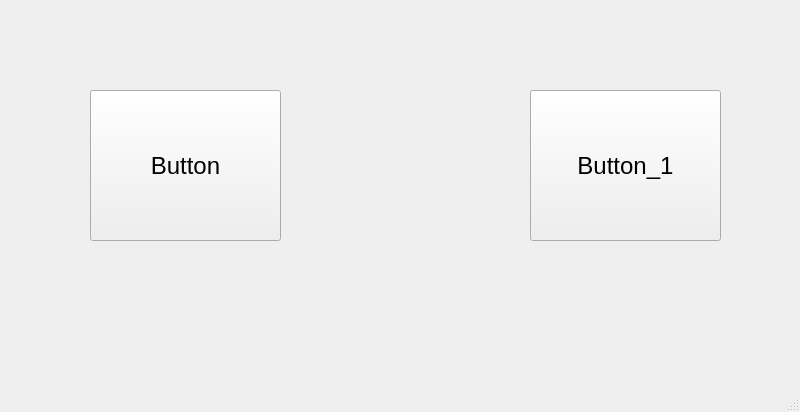
<?xml version="1.0" encoding="UTF-8"?>
<ui version="4.0">
 <class>MainWindow</class>
 <widget class="QMainWindow" name="MainWindow">
  <property name="geometry">
   <rect>
    <x>0</x>
    <y>0</y>
    <width>800</width>
    <height>412</height>
   </rect>
  </property>
  <property name="font">
   <font>
    <pointsize>8</pointsize>
   </font>
  </property>
  <property name="windowTitle">
   <string>Status bar</string>
  </property>
  <widget class="QWidget" name="centralwidget">
   <widget class="QPushButton" name="pushButton">
    <property name="geometry">
     <rect>
      <x>90</x>
      <y>90</y>
      <width>191</width>
      <height>151</height>
     </rect>
    </property>
    <property name="font">
     <font>
      <pointsize>18</pointsize>
     </font>
    </property>
    <property name="text">
     <string>Button</string>
    </property>
   </widget>
   <widget class="QPushButton" name="pushButton_2">
    <property name="geometry">
     <rect>
      <x>530</x>
      <y>90</y>
      <width>191</width>
      <height>151</height>
     </rect>
    </property>
    <property name="font">
     <font>
      <pointsize>18</pointsize>
     </font>
    </property>
    <property name="text">
     <string>Button_1</string>
    </property>
   </widget>
  </widget>
  <widget class="QMenuBar" name="menubar">
   <property name="geometry">
    <rect>
     <x>0</x>
     <y>0</y>
     <width>800</width>
     <height>19</height>
    </rect>
   </property>
  </widget>
  <widget class="QStatusBar" name="statusBar">
   <property name="font">
    <font>
     <pointsize>20</pointsize>
    </font>
   </property>
  </widget>
 </widget>
 <resources/>
 <connections/>
</ui>
